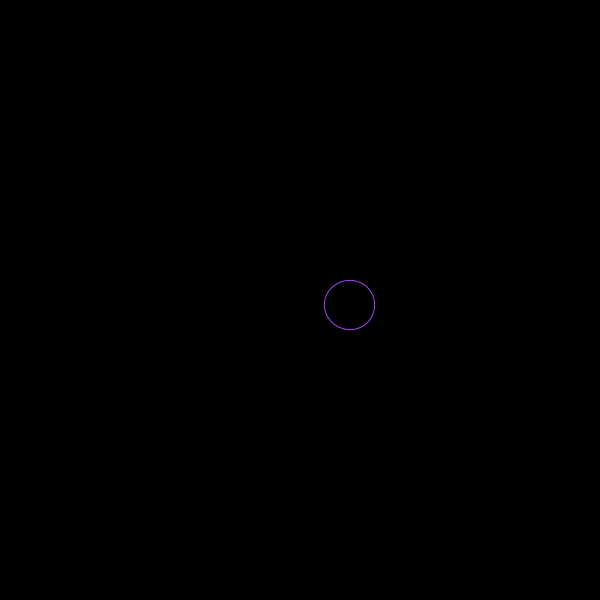
Frame 1 (no input)
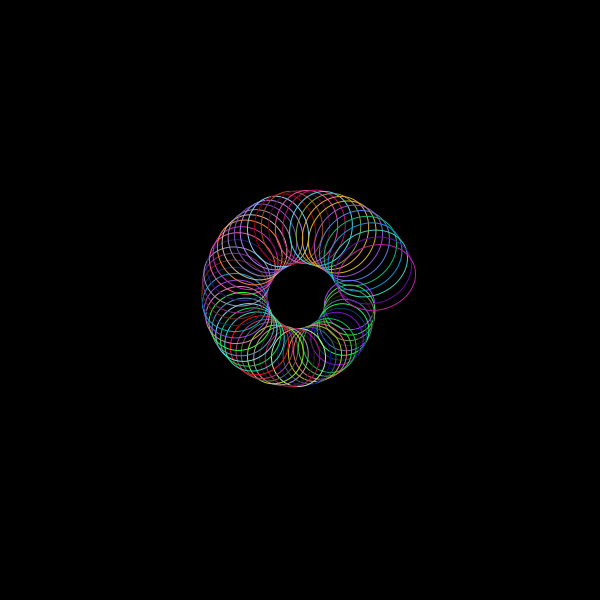
Frame 60 (the mouse pressed at the canvas centre just before this capture)
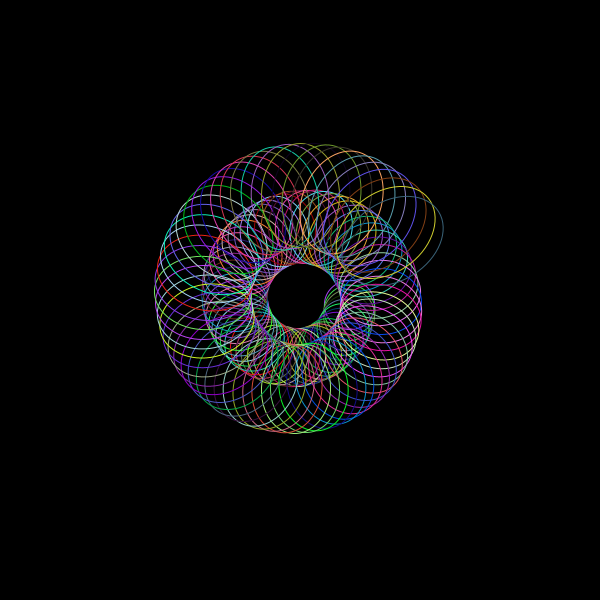
Frame 120 (the mouse held since frame 60 and released just before this capture)

The Processing sketch that drew these frames (run headless with seeded random() and noise(); from frame 60 on, the mouse is pressed at the canvas centre):

// Processing sketch: spiral
// ── spiral.pde
float x=50;
float circleWidth=50;
float circleHeight=50;
float angle=0.1;
 
void setup(){
  background(0);
  size(600,600);
}
 
void draw(){
  // move origin to the centre of the canvas
  translate(width/2,height/2);
  //rotation in radians increasing each loop
  rotate(angle);
  angle+=0.1;
  noFill();
  stroke(random(255), random(255), random(255));
  ellipse(x,0,circleWidth,circleHeight);
  
  x+=0.5;
  circleWidth+=0.5;
  circleHeight+=0.25;
}
